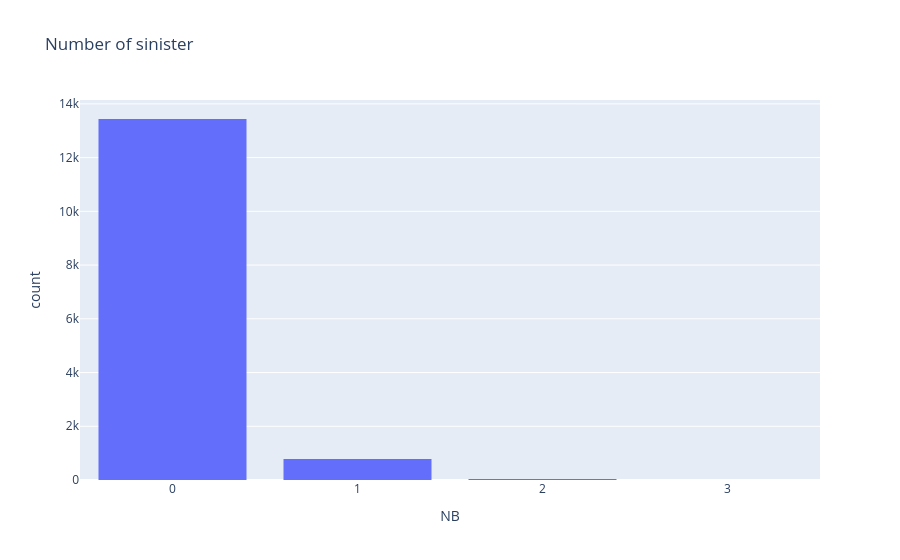

Notebook cell for this chart:
### Markdown cell above
**Réaliser les graphiques pour autres variables présentes dans la base**

### Code cell
px.histogram(data_set.sort_values('NB'), x='NB', title='Number of sinister').update_xaxes(type='category')

### Figure 1 — Plotly figure (JSON) as saved in the notebook; plotly's stock layout.template omitted (floating-point values rounded to 4 significant figures; data arrays with more than 128 entries replaced by an {"elided": "..."} marker saying what was removed)
{"data": [{"bingroup": "x", "hovertemplate": "NB=%{x}<br>count=%{y}<extra></extra>", "legendgroup": "", "marker": {"color": "#636efa", "pattern": {"shape": ""}}, "name": "", "orientation": "v", "showlegend": false, "type": "histogram", "x": {"elided": "14264 int values"}, "xaxis": "x", "yaxis": "y"}], "layout": {"barmode": "relative", "legend": {"tracegroupgap": 0}, "title": {"text": "Number of sinister"}, "xaxis": {"anchor": "y", "domain": [0, 1], "title": {"text": "NB"}, "type": "category"}, "yaxis": {"anchor": "x", "domain": [0, 1], "title": {"text": "count"}}}}
